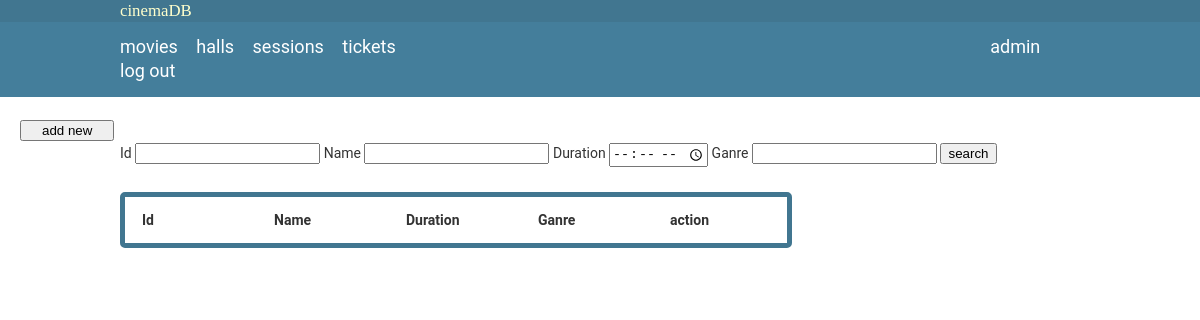
The app's page /movies (signed in), older data.
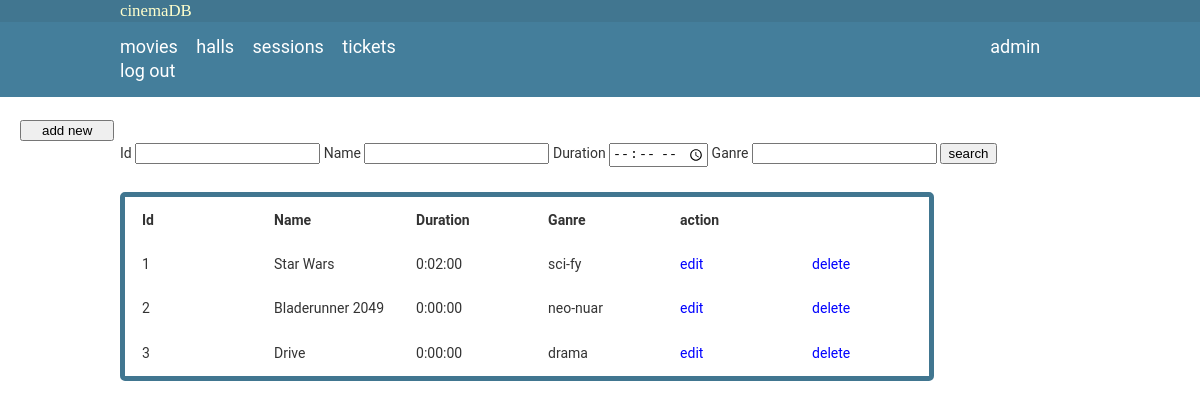
The same page, newer data.
### interface/models.py (models this page shows, shortened)
class Movie(models.Model):
    name = models.CharField(max_length=100, unique=True)
    duration = models.DurationField(max_length=180, default=120)
    ganre = models.CharField(max_length=50)

### interface/views.py (the view)
# urls.py: path('movies', view=movies, name='page.movies'),
@login_required(login_url='page.login')
def movies(request):
    movie_list = Movie.objects.all()
    return render(request, 'interface/movies.html', {'tab_title': 'movies', 'movie_list': movie_list})

### interface/templates/interface/movies.html
{% extends "interface/base.html" %}
{% block content %}
<div class="container">
    <form action="/search/movies" method="GET" autocomplete="off">
        <br/>
        Id        <input type="number" name="id"       value="{{id}}">
        Name      <input type="text"   name="name"     value="{{name}}">
        Duration  <input type="time"   name="duration" value="{{duration}}">
        Ganre     <input type="text"   name="ganre"    value="{{ganre}}">
                  <input type="submit" value="search">
    </form>
    <table class="table">
        <tr>
            <th>Id</th>
            <th>Name</th>
            <th>Duration</th>
            <th>Ganre</th>
            <th>action</th>
        </tr>
        {% for movie in movie_list %}
        <tr>
            <td> {{movie.id}} </td>
            <td> {{movie.name}} </td>
            <td> {{movie.duration}} </td>
            <td> {{movie.ganre}} </td>
            <td> <a href="{% url 'page.edit' 'movies' movie.id %}">edit</a> </td>
            <td> <a href="{% url 'page.delete' 'movies' movie.id %}">delete</a> </td>
        </tr>
        {% endfor %}
    </table>
</div>
<div id="sidebar">
    <form action="{% url 'page.add' 'movies' %}">
        <input type="submit" value="add new"/>
    </form>
</div>
{% endblock content %}

Row changes from the older to the newer data that the page shows:
added Movie: id "1", name "Star Wars", duration "0:02:00", ganre "sci-fy"
added Movie: id "2", name "Bladerunner 2049", duration "0:00:00", ganre "neo-nuar"
added Movie: id "3", name "Drive", duration "0:00:00", ganre "drama"
